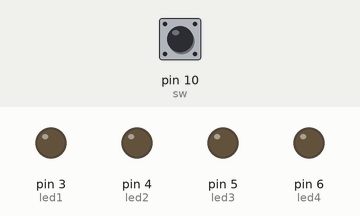
This sketch was run on a simulated Arduino Uno, built with avr-gcc and run on an emulated ATmega328P. Shown: output pins drawn as LEDs (lit = HIGH). Dashed ring = blinking. The test bench sets the inputs (shaded band); at power-on: pin 10 (sw) HIGH.

Above: at 1.2 s.
1.3 s: pin 10 (sw) pulled LOW for 0.15 s
At 1.9 s:
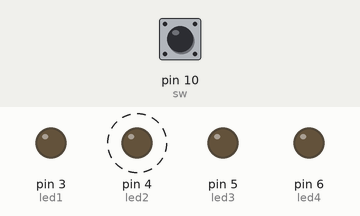
4.3 s: pin 10 (sw) pulled LOW for 1 s
At 4.5 s:
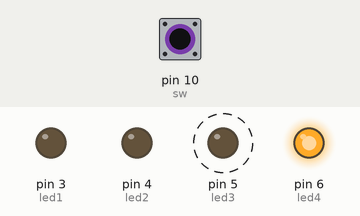
7.3 s: pin 10 (sw) pulled LOW for 3.2 s
At 7.9 s:
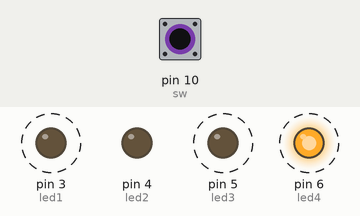
Timing chart, 0 to 18.0 s (numbered marks = the images above; inputs shaded):
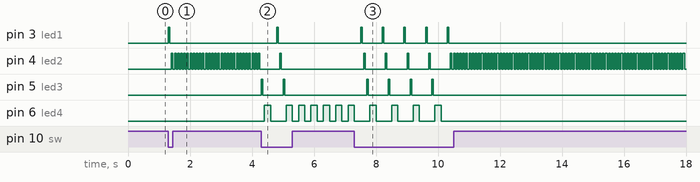

The sketch:

led_s_blink_by_switch_count.ino
```cpp
int led1=3;
int led2=4;
int led3=5;
int led4=6;
int sw =10;
int swread=1;
int count = 0;
void setup() {
  // put your setup code here, to run once:
  pinMode(led1,OUTPUT);
  pinMode(led2,OUTPUT);
  pinMode(led3,OUTPUT);
  pinMode(led4,OUTPUT);
  pinMode(sw,INPUT_PULLUP);
}

void loop() {
  // put your main code here, to run repeatedly:

  swread = digitalRead(sw);


  if (swread == LOW)
  {
    count++;
  }
    if(count==1)
    {
    digitalWrite(led1,HIGH);
    delay(50);
    digitalWrite(led1,LOW);
    delay(50);

    }
    else if(count==2)
    {
      digitalWrite(led2,HIGH);
      delay(50);
      digitalWrite(led2,LOW);
      delay(50);

     }
     else if(count==3)
     {
      digitalWrite(led3,HIGH);
      delay(50);
      digitalWrite(led3,LOW);
      delay(50);

      }
      else if(count==4)
      {
        digitalWrite(led4,HIGH);
        delay(200);
        digitalWrite(led4,LOW);
        delay(200);

        }
        else if(count==5)
        {
          count = 0;
          }
        else
        {
          digitalWrite(led1,LOW);
          digitalWrite(led2,LOW);
          digitalWrite(led3,LOW);
          digitalWrite(led4,LOW);
          }


    }
```

Measured:
- after the input at 1.3 s, pin 3 (led1): LOW → HIGH at once, → LOW 0.05 s later; pin 4 (led2): alternates HIGH for 0.05 s and LOW for 0.05 s, starting after 0.10 s
- after the input at 4.3 s, pin 3 (led1): LOW → HIGH after 0.50 s, → LOW 0.05 s later; pin 5 (led3): alternates HIGH for 0.05 s and LOW for 0.65 s, 4 changes in all, then stays LOW, starting at once; pin 6 (led4): goes HIGH 0.20 s, LOW 0.50 s, 5 × (HIGH 0.20 s, LOW 0.20 s), then HIGH, starting after 0.10 s
- after the input at 7.3 s, pin 3 (led1): alternates HIGH for 0.05 s and LOW for 0.65 s, 10 changes in all, then stays LOW, starting after 0.20 s; pin 4 (led2): goes 4 × (HIGH 0.05 s, LOW 0.65 s), 75 × (HIGH 0.05 s, LOW 0.05 s), HIGH 0.05 s, then LOW, starting after 0.30 s
